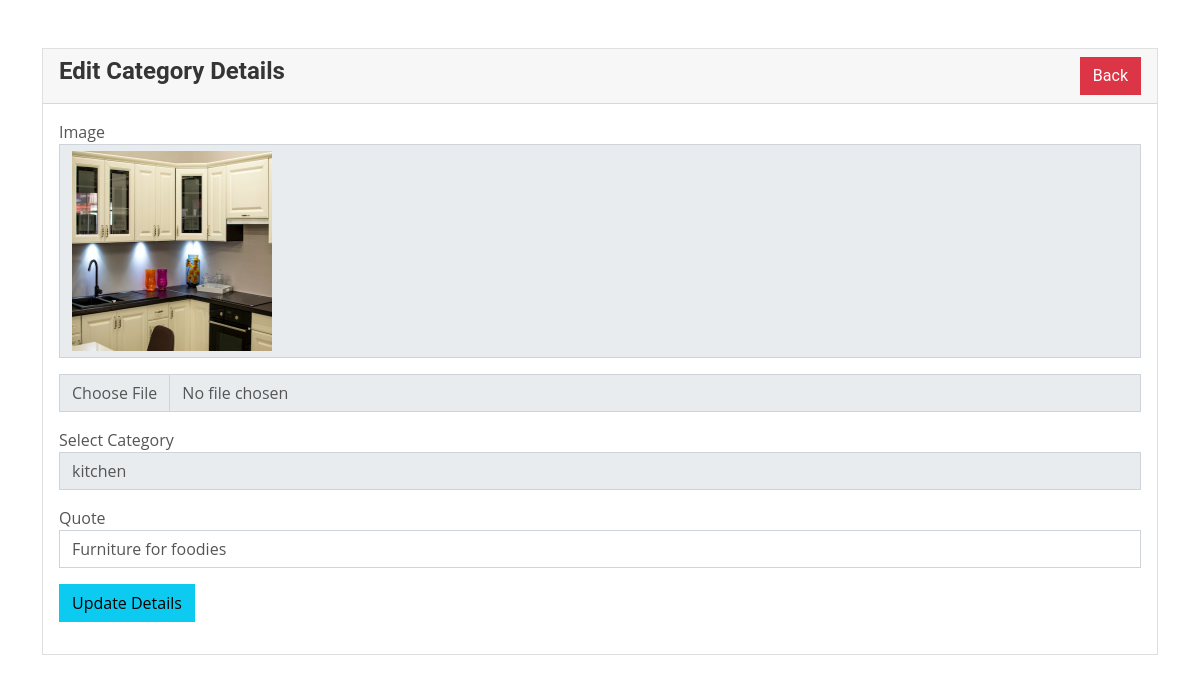
Page /admin/category_edit.php?id=2 on the committed database.
### tables this page shows
CREATE TABLE `categories` (
  `id` int(11) NOT NULL,
  `image` varchar(255) NOT NULL,
  `quote` varchar(50) NOT NULL,
  `category` varchar(50) NOT NULL
);

### admin/category_edit.php (the view, shortened to what this page needs)
<?php
include 'connect.php';
$id = $_GET['id'];
$image = $category = $quote = '';
$res = mysqli_query($con, "SELECT * FROM categories WHERE id =$id");
if($row = mysqli_fetch_array($res))
{
    $image = $row['image'];
    $category = $row['category'];
    $quote = $row['quote'];
}
?>
<!DOCTYPE html>
<html lang="en">
<head>
    <link href="css/bootstrap.min.css" rel="stylesheet">
</head>
<body>
    <div class="container mt-5">
        <div class="row">
            <div class="col-md-12">
                <div class="card">
                    <div class="card-header">
                        <h4>Edit Category Details
                            <a href="categories.php" class="btn btn-danger float-end">Back</a>
                        </h4>
                    </div>
                    <div class="card-body">
                        <form action="category_edit.php?id=<?= $id; ?>" method="POST" enctype="multipart/form-data" >
                            <div class="mb-3">
                                <label for="file">Image</label>
                                <p class="form-control">
                                <img src="img/<?= $image; ?>" alt="Image" style="width: 200px; height: 200px;">
                                </p>
                                <input type="file" name="image"  class="form-control" value="<?= $category; ?>">
                            </div>
                            <div class="mb-3">
                                <label for="category">Select Category </label>
                                <div class="input-group">
                                    <select name="category" class="form-control">
                                        <option value="<?= $category; ?>" selected><?= $category; ?></option>
                                    </select>
                                </div>
                            </div>
                            <div class="mb-3">
                                <label for="quote">Quote</label>
                                <input type="text" name="quote"  class="form-control" value="<?= $quote; ?>">
                            </div>
                            <div class="mb-3">
                                <button type="submit" name="sb" class="btn btn-info">Update Details</button>
                            </div>
                        </form>
                    </div>

### rows in the picture
categories: image (picture), category "kitchen", quote "Furniture for foodies"
